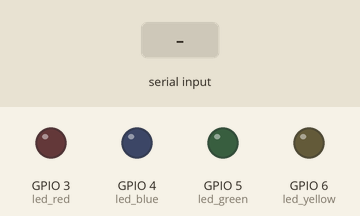
Simulated run of this sketch. Board: ESP32. Shown: output pins drawn as LEDs (lit = HIGH). Inputs (shaded band) come from the test bench. Nothing arrives over Bluetooth unless stated; what the sketch prints to the serial monitor is not drawn.

Above: at 2.2 s.
2.3 s: "1" received over the second serial link
At 3.4 s:
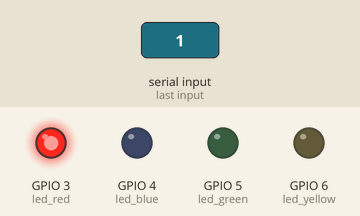
3.8 s: "3" received over the second serial link
At 4.8 s:
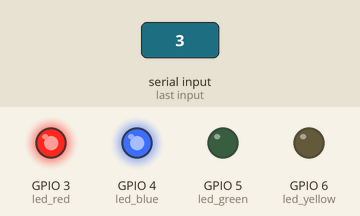
5.3 s: "2" received over the second serial link
At 5.6 s:
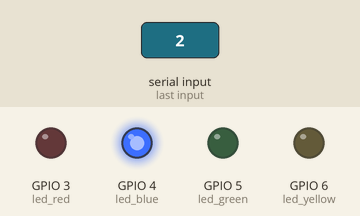
6.8 s: "5" received over the second serial link
At 8.0 s:
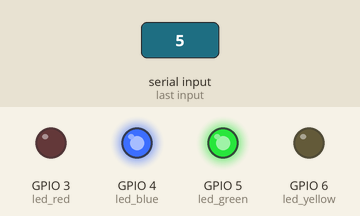
8.3 s: "4" received over the second serial link
At 9.0 s:
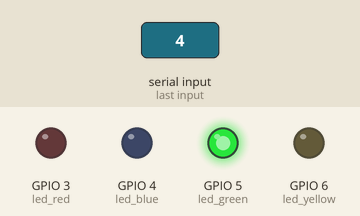
9.8 s: "7" received over the second serial link
At 10.5 s:
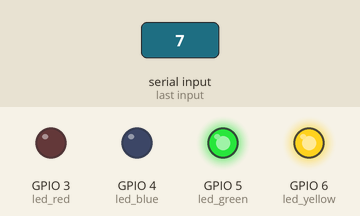
Timing chart, 0 to 12.3 s (numbered marks = the images above; inputs shaded):
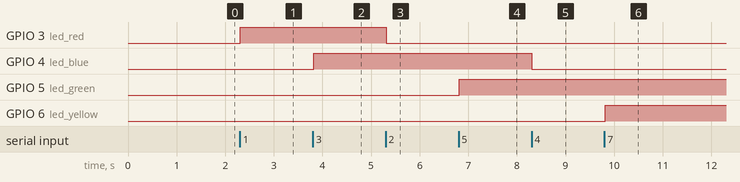

Measured:
- after the input at 2.3 s, GPIO 3 (led_red): LOW → HIGH at once
- after the input at 3.8 s, GPIO 4 (led_blue): LOW → HIGH at once
- after the input at 5.3 s, GPIO 3 (led_red): HIGH → LOW at once
- after the input at 6.8 s, GPIO 5 (led_green): LOW → HIGH at once
- after the input at 8.3 s, GPIO 4 (led_blue): HIGH → LOW at once
- after the input at 9.8 s, GPIO 6 (led_yellow): LOW → HIGH at once

The sketch:

06._Bluetooth_led_control.ino
```cpp
#include "BluetoothSerial.h"

#define led_red D2
#define led_blue D3
#define led_green D4
#define led_yellow D5

BluetoothSerial SerialBT;

char names[] = "jeong-inn";
int sensor = A1;

void setup(){
  Serial.begin(115200);
  SerialBT.begin(names);
  pinMode(led_red , OUTPUT);
  pinMode(led_blue , OUTPUT);
  pinMode(led_green , OUTPUT);
  pinMode(led_yellow , OUTPUT);


  while(!SerialBT.connected(1000)){
    Serial.println("연결되지 않았습니다.");
    }
  delay(1000);

  String message = names + String(" : 연결에 성공했습니다!");
  Serial.println(message);
  SerialBT.println(message.c_str());
  }

void loop(){
  char cmd = -1;
  if(SerialBT.available()){
    cmd = (char)SerialBT.read();
    Serial.print("입력값 = ");
    Serial.println(cmd);
  }
  if(cmd == '1'){
    Serial.println("red on!");
    digitalWrite(led_red, HIGH);
    }
  else if(cmd == '2'){
    Serial.println("red off!");
    digitalWrite(led_red, LOW);
    }
  else if(cmd == '3'){
    Serial.println("blue on!");
    digitalWrite(led_blue, HIGH);
    }
  else if(cmd == '4'){
    Serial.println("blue off!");
    digitalWrite(led_blue, LOW);
    }
   else if(cmd == '5'){
    Serial.println("green on!");
    digitalWrite(led_green, HIGH);
    }
  else if(cmd == '6'){
    Serial.println("green off!");
    digitalWrite(led_green, LOW);
    }
  else if(cmd == '7'){
    Serial.println("yellow on!");
    digitalWrite(led_yellow, HIGH);
    }
  else if(cmd == '8'){
    Serial.println("yellow off!");
    digitalWrite(led_yellow, LOW);
    }
  else if(cmd == '9'){
    Serial.println("all off");
    digitalWrite(led_red, LOW);
    digitalWrite(led_blue, LOW);
    digitalWrite(led_green, LOW);
    digitalWrite(led_yellow, LOW);
    }
  else{}
  delay(20);
  }
```
